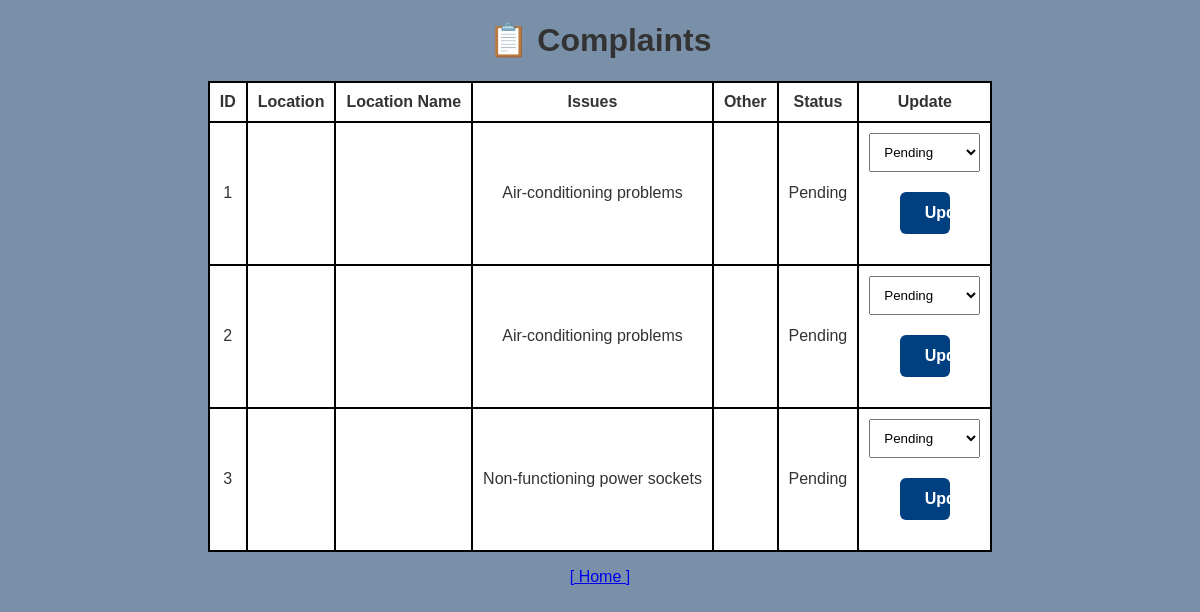
Page /manageComplaint.php (signed in) on the committed database.
### tables this page shows
CREATE TABLE `complaints` (
  `id` int(11) NOT NULL,
  `user_id` int(11) NOT NULL,
  `facility_id` int(11) NOT NULL,
  `issues` text DEFAULT NULL,
  `other` text DEFAULT NULL,
  `status` enum('Pending','In Progress','Resolved') DEFAULT 'Pending',
  `created_at` timestamp NOT NULL DEFAULT current_timestamp(),
  `image_path` varchar(255) DEFAULT NULL
);

### manageComplaint.php (the view, shortened to what this page needs)
<?php
  require_once("db.php");
    $stmt = $conn->prepare("SELECT * FROM complaints");
    $stmt->execute();
    $result = $stmt->get_result();
    $complaints = $result->fetch_all(MYSQLI_ASSOC);
?>
<!DOCTYPE html>
<html lang="en">
<head>
  <link rel="stylesheet" href="styleRegLog.css">
</head>
<body>
  <div class="container">
    <h1>📋 Complaints</h1>
    <?php
      if (count($complaints) > 0) {
          echo '<table class="tablestyle">';
          echo '<tr>
                <th>ID</th>
                <th>Location</th>
                <th>Location Name</th>
                <th>Issues</th>
                <th>Other</th>
                <th>Status</th>
                <th>Update</th>
                </tr>';
          foreach ($complaints as $comp) {
              echo '<tr>';
              echo '<td>' . $comp['id'] . '</td>';
              echo '<td>' . $comp['location'] . '</td>';
              echo '<td>' . $comp['location_name'] . '</td>';
              echo '<td>' . $comp['issues'] . '</td>';
              echo '<td>' . $comp['other'] . '</td>';
              echo '<td>' . $comp['status'] . '</td>';
              echo '<td>
                      <form method="post" style="display: inline;">
                          <input type="hidden" name="complaint_id" value="' . $comp['id'] . '">
                          <select name="status">
                              <option value="Pending"' . ($comp['status'] == 'Pending' ? ' selected' : '') . '>Pending</option>
                              <option value="In Progress"' . ($comp['status'] == 'In Progress' ? ' selected' : '') . '>In Progress</option>
                              <option value="Resolved"' . ($comp['status'] == 'Resolved' ? ' selected' : '') . '>Resolved</option>
                          </select>
                          <button type="submit">Update</button>
                      </form>
                    </td>';
              echo '</tr>';
          }
          echo '</table>';
      } else {
          echo '<p>No complaints found.</p>';
      }
    ?>
<p><a href="staff.php">[ Home ]</a></p>
</body>
</html>

### styleRegLog.css (style rules this page uses)
body { background-color: #628cba; display: flex; justify-content: center; align-items: center; font-family: Arial, sans-serif; flex-direction: column; background-color:#7a90a9; color: #333; margin: 0; padding: 0; }
.container { text-align: center; }
select { width: 100%; padding: 10px; }
button { border-radius: 5px; padding: 20px; background-color: rgb(82, 176, 82); width: 30%; border: 1px solid white; }
.tablestyle { border: 1px solid black; border-collapse: collapse; margin-top: 20px; background-color: white; }
.tablestyle th, .tablestyle td { border: 2px solid #000; padding: 10px; }
button { padding: 12px 25px; background-color: #004080; color: white; font-weight: bold; font-size: 16px; border: none; border-radius: 6px; cursor: pointer; transition: background-color 0.3s ease; display: block; margin: 20px auto; }

### rows in the picture
complaints: id "1", issues "Air-conditioning problems", status "Pending"
complaints: id "2", issues "Air-conditioning problems", status "Pending"
complaints: id "3", issues "Non-functioning power sockets", status "Pending"
